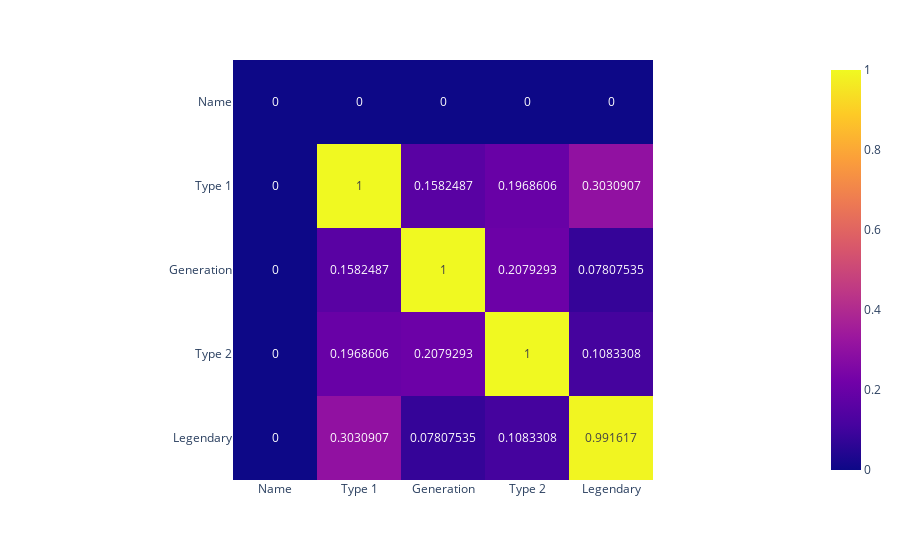

Here is the notebook cell this chart was saved with:
### Markdown cell above
## Heatmaps for qualitative correlations

### Code cell
# git clone https://github.com/ayanatherate/dfcorrs.git
# cd dfcorrs 
# pip install -r requirements.txt

from dfcorrs.cramersvcorr import Cramers
cram=Cramers()
# cram.corr(df_pokemon)
cram.corr(df_pokemon, plot_htmp=True)

### Figure 1 — Plotly figure (JSON) as saved in the notebook; plotly's stock layout.template omitted (floating-point values rounded to 4 significant figures)
{"data": [{"coloraxis": "coloraxis", "hovertemplate": "x: %{x}<br>y: %{y}<br>color: %{z}<extra></extra>", "name": "0", "texttemplate": "%{z}", "type": "heatmap", "x": ["Name", "Type 1", "Generation", "Type 2", "Legendary"], "xaxis": "x", "y": ["Name", "Type 1", "Generation", "Type 2", "Legendary"], "yaxis": "y", "z": [[0.0, 0.0, 0.0, 0.0, 0.0], [0.0, 1.0, 0.1582, 0.1969, 0.3031], [0.0, 0.1582, 1.0, 0.2079, 0.07808], [0.0, 0.1969, 0.2079, 1.0, 0.1083], [0.0, 0.3031, 0.07808, 0.1083, 0.9916]]}], "layout": {"coloraxis": {"colorscale": [[0, "#0d0887"], [0.1111, "#46039f"], [0.2222, "#7201a8"], [0.3333, "#9c179e"], [0.4444, "#bd3786"], [0.5556, "#d8576b"], [0.6667, "#ed7953"], [0.7778, "#fb9f3a"], [0.8889, "#fdca26"], [1, "#f0f921"]]}, "margin": {"t": 60}, "xaxis": {"anchor": "y", "constrain": "domain", "domain": [0, 1], "scaleanchor": "y"}, "yaxis": {"anchor": "x", "autorange": "reversed", "constrain": "domain", "domain": [0, 1]}}}
